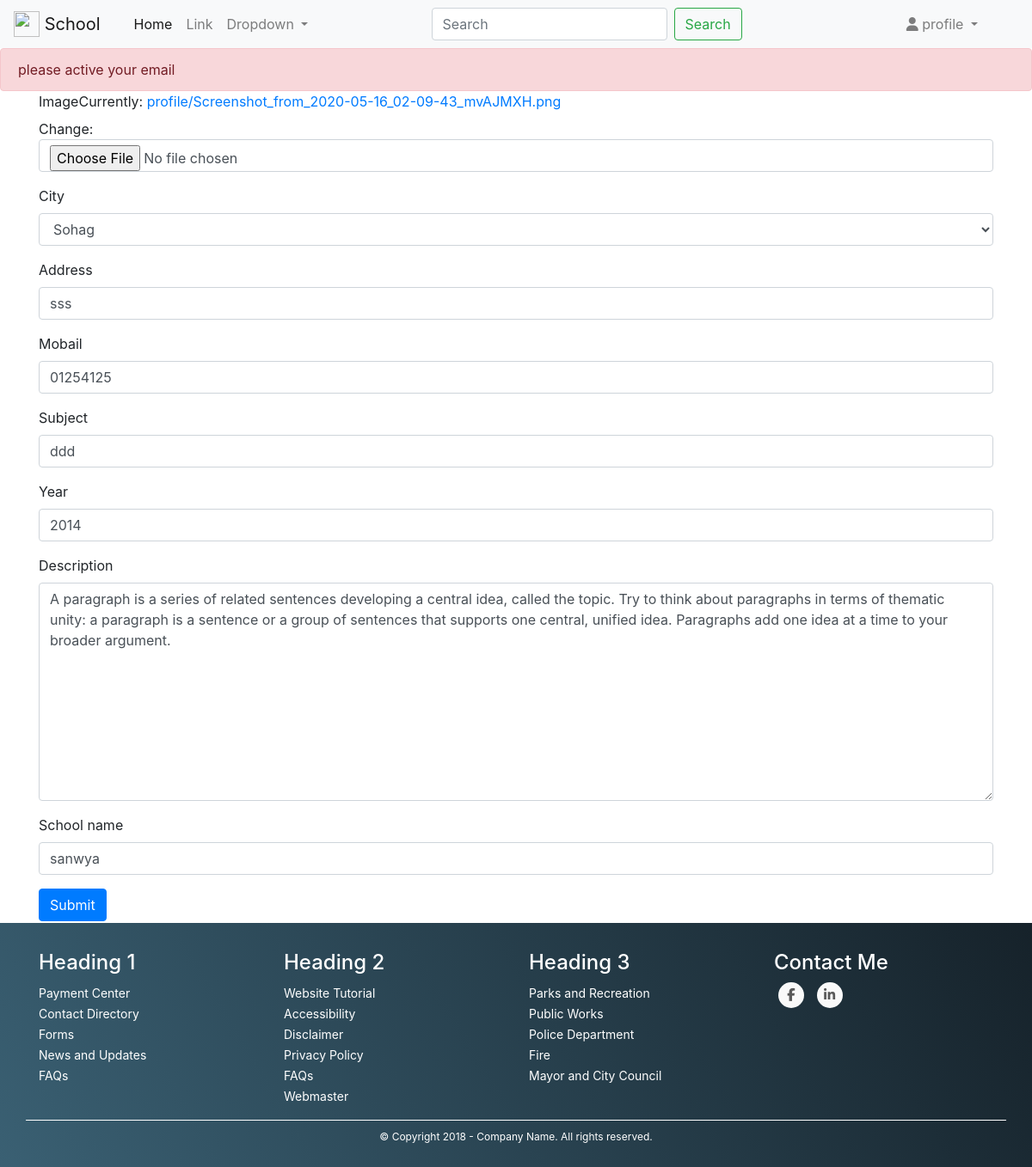
Page /edit/profile/ (signed in) on the committed database.
### accounts/models.py (models this page shows, shortened)
class UserProfile(models.Model):
    user = models.OneToOneField(User, on_delete=models.CASCADE)
    image = models.ImageField(upload_to='profile/')
    account_type = models.CharField(
        max_length=10, choices=PRO_TYPE, verbose_name='you are a *can\'t change later*  ')
    city = models.CharField(max_length=30, choices=CITIES)
    address = models.CharField(max_length=60)
    Mobail = models.CharField(max_length=12)
    subject = models.CharField(max_length=60, blank=True, null=True)
    description = models.TextField()
    school_name = models.CharField(max_length=160)
    year = models.CharField(max_length=60)

### accounts/views.py (the view)
# urls.py: path('edit/profile/', views.edit_profile, name='edit_profile'),
@login_required
def edit_profile(request):
    try:
        profile = request.user.userprofile
    except UserProfile.DoesNotExist:
        profile = UserProfile(user=request.user)
    if request.method == 'POST':
        form = EditProfileForm(request.POST, request.FILES, instance=profile)
        if form.is_valid():
            form.save()
            return redirect('account:profile', username=request.user.username)
        else:
            messages.info(request, 'sorry something wrong Plz try again')
    else:
        form = EditProfileForm(instance=profile)
    context = {"form": form}
    template_name = 'accounts/edit_profile_form.html'
    return render(request, template_name, context)

### accounts/forms.py
class EditProfileForm(forms.ModelForm):
    class Meta:
        model = UserProfile
        fields = ('image', 'city', 'address', 'Mobail',
                  'subject', 'year', "description", 'school_name')

### accounts/templates/accounts/edit_profile_form.html (shortened to what this page needs)
{% extends 'base.html' %}
{% load bootstrap4 %}
{% block content %}
<div class="container">
    <form method="POST" enctype="multipart/form-data">
        {% bootstrap_form form %}
        {% buttons %}
        <button type="submit" class="btn btn-primary">Submit</button>
        {% endbuttons %}
    </form>
</div>
{% endblock content %}

### rows in the picture
UserProfile: city "Sohag", address "sss", Mobail "01254125", subject "ddd", year "2014", description "A paragraph is a series of related sentences developing a central idea, called the topic. Try to think about paragraphs in terms of thematic unity: a paragraph is a sentence or a group of sentences that supports one central, unified idea. Paragraphs add one idea at a time to your broader argument.", school_name "sanwya"
